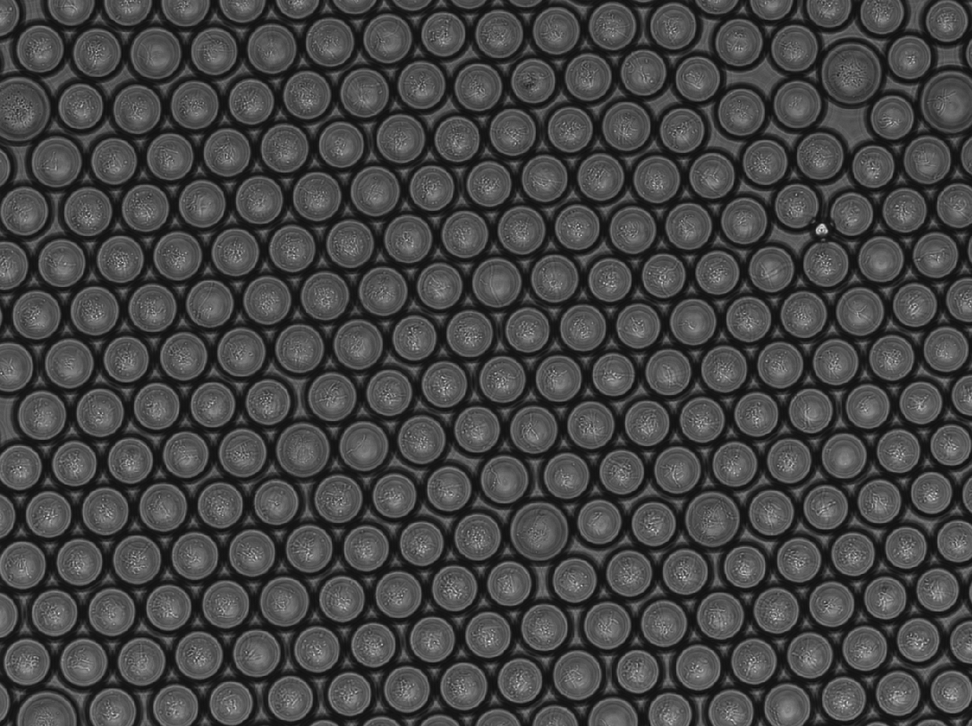
%> input picture droplet_histograms/Figure4/55um/NoAA_55um_1.BMP, 972 x 726 px, shrunk from 1239 x 926 before the run
$ octave dropletvariation_55um.m   (GNU Octave 9; MATLAB toolbox functions it lacks are replaced by stand-ins)
%> lines starting %> are read from the running program, lines starting %| are printed output that depends on the picture; in (x1, y1, x2, y2) boxes, pixels count from 0 and x2, y2 are one past the last pixel; in counts of white or black regions, pixels touching at a corner belong together; the program's own positions count from 1
%for normal microscopy image
image = imread('55um/NoAA_55um_1.BMP');
%> image is the input picture: size 726x972x3 uint8; min 15, max 241, mean 68.9
%for fluorescence image
image_fluor = (imread('55um/NoAA_55um_1-f.jpg'));
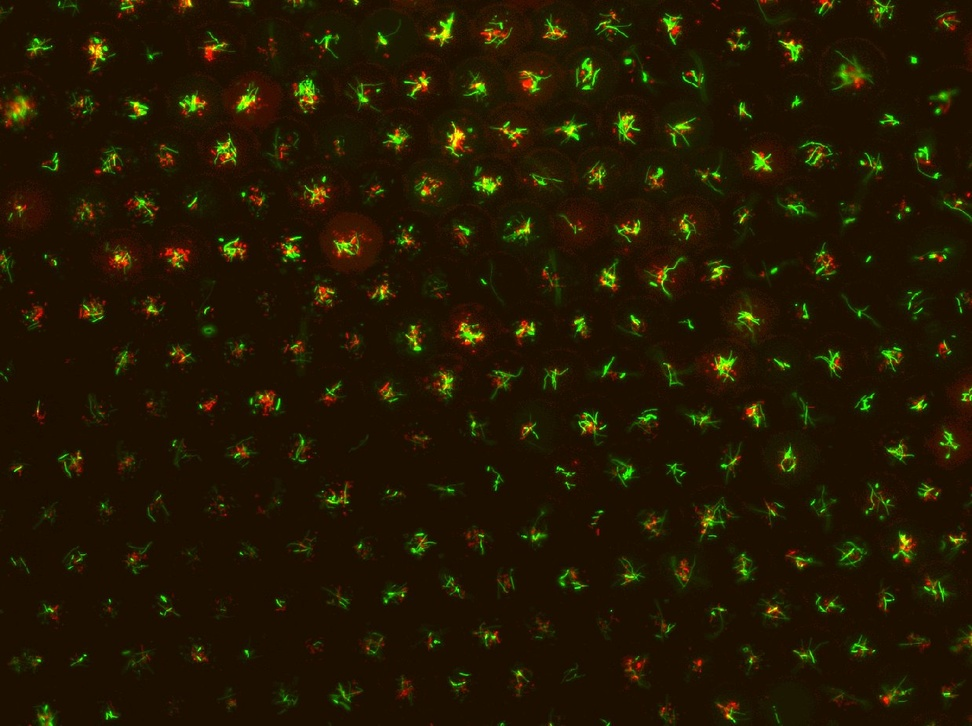
%> input picture droplet_histograms/Figure4/55um/NoAA_55um_1-f.jpg, 972 x 726 px, shrunk from 1239 x 926 before the run
%> image_fluor is the input picture: size 726x972x3 uint8; mean R, G, B 34.4, 24, 2.1
%detect droplets, may need to change sensitivity parameter to increase
%effectiveness
[centers,radii] = imfindcircles(image,[21 30],'Sensitivity',0.90);
%> centers = 246 rows, first 12: [826.2 507.8; 844.9 456.4; 713 519.5; 810.4 656; 510 584.5; 647.3 423.9; 291.1 699.3; 539.7 531.9; 754.3 662.1; 84.35 663; 654.2 524.5; 169.1 608.3]; radii = 246 values, max 29.44 at index 231, min 21.39 at index 232, mean 23.23
imshow(image)
imshow(image_fluor)
hold on
h = viscircles(centers, radii)
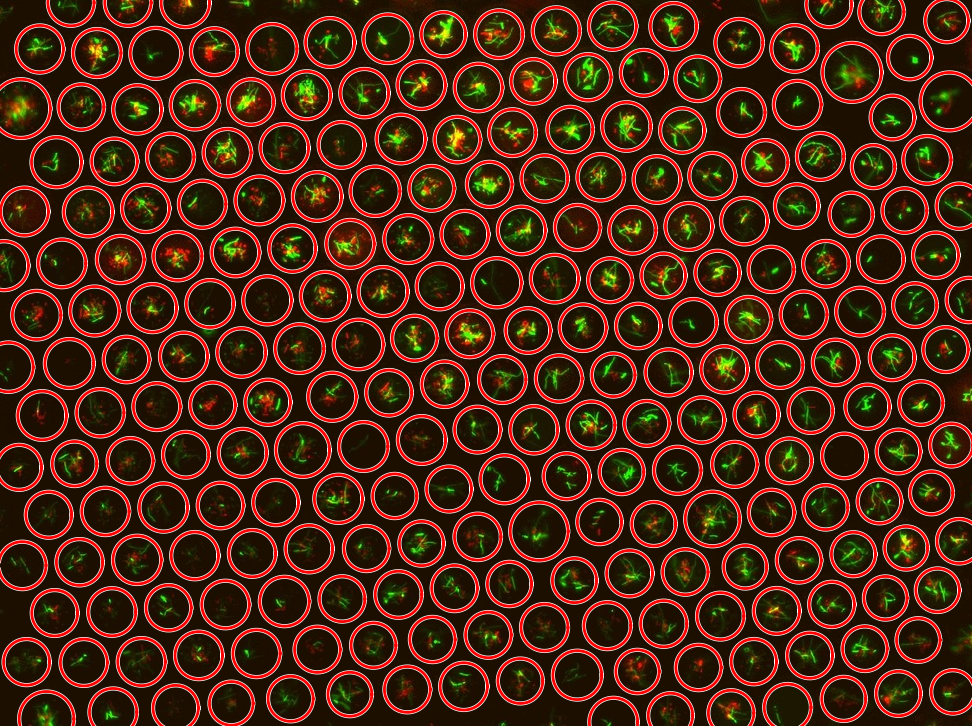
%> figure redrawn from the program's plot data
num_circles = length(centers);
%> num_circles = 246
hold off

intensity_tracker_55um = zeros(num_circles,1);

%go through each droplet and calculate and track brightness value
for n=1:num_circles
    center = centers(n,:);
    radius = radii(n);

    [xgrid, ygrid] = meshgrid(1:size(image,2), 1:size(image,1));
    mask = ((xgrid-center(1,1)).^2 + (ygrid-center(1,2)).^2) <= radius.^2;
    intensity_droplet = (image_fluor(mask));

    intensity=sum(intensity_droplet);
    norm_intensity = intensity/(radius.^2*pi);
    intensity_tracker_55um(n) = norm_intensity;
    %intensity_tracker_55um(n) = intensity;
end
%> this loop made 246 passes
%> (center, radius, intensity, norm_intensity) on passes 1 to 3: ([826.2 507.8], 22.2, 45121, 29.14), ([844.9 456.4], 22.3, 43760, 28.01), ([713 519.5], 27.29, 90637, 38.74)
%> pass 1, `mask = ((xgrid-center(1,1)).^2 + (ygrid-center(1,2)).^2) <= radius.^2;`:
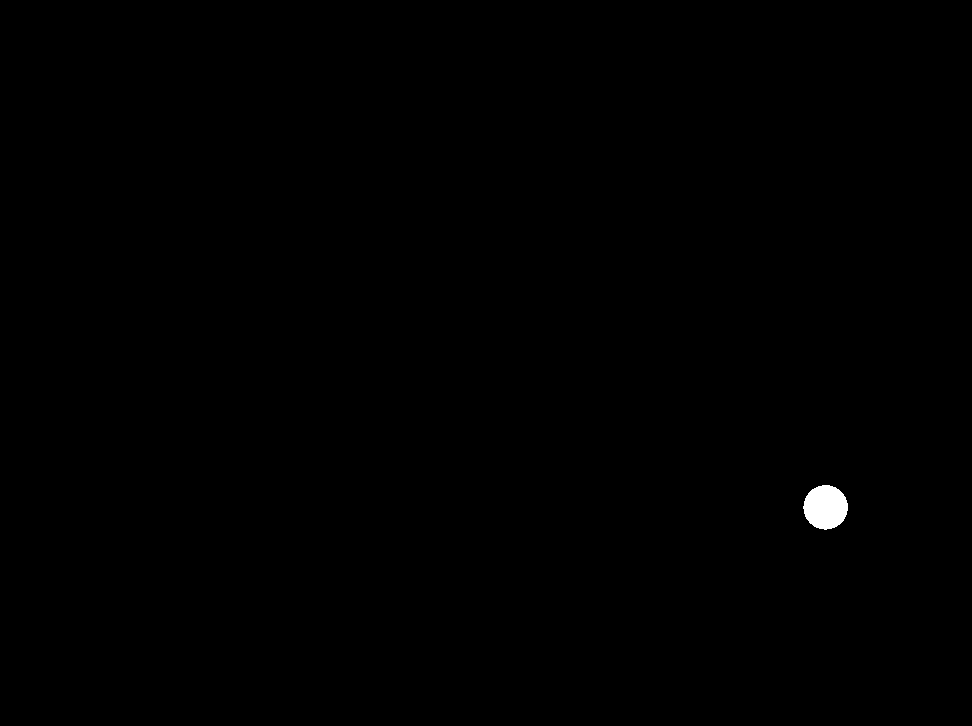
%> mask: size 726x972 logical; 0.22% white; 1 white region, box (x1, y1, x2, y2) and area: (803, 485, 848, 530) 1551
%> pass 2, `mask = ((xgrid-center(1,1)).^2 + (ygrid-center(1,2)).^2) <= radius.^2;`:
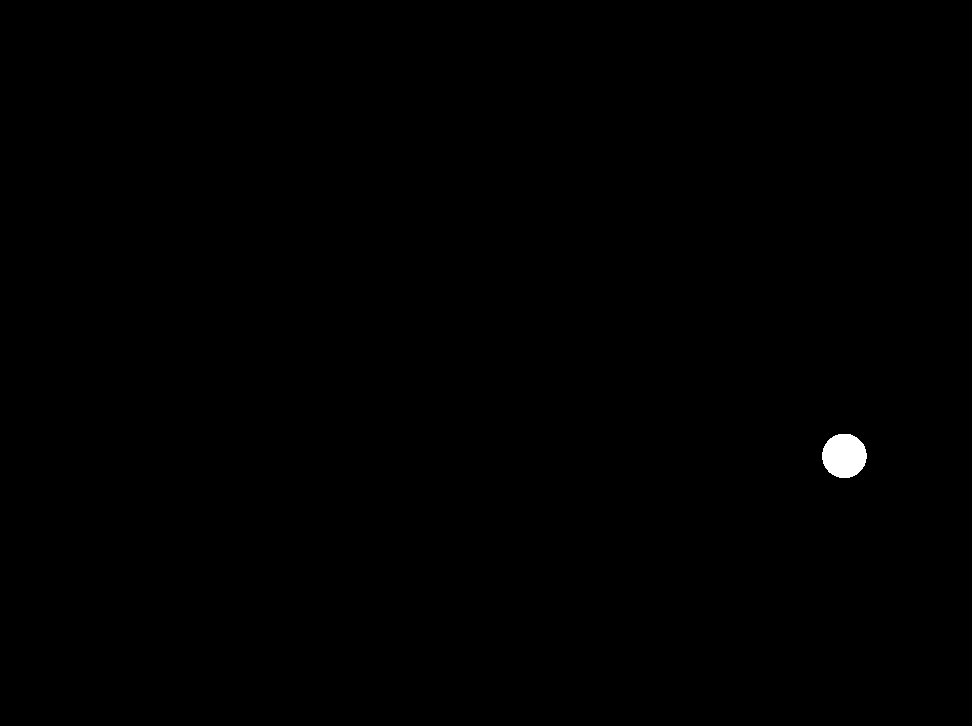
%> mask: size 726x972 logical; 0.22% white; 1 white region, box (x1, y1, x2, y2) and area: (822, 434, 867, 478) 1561
%> pass 3, `mask = ((xgrid-center(1,1)).^2 + (ygrid-center(1,2)).^2) <= radius.^2;`:
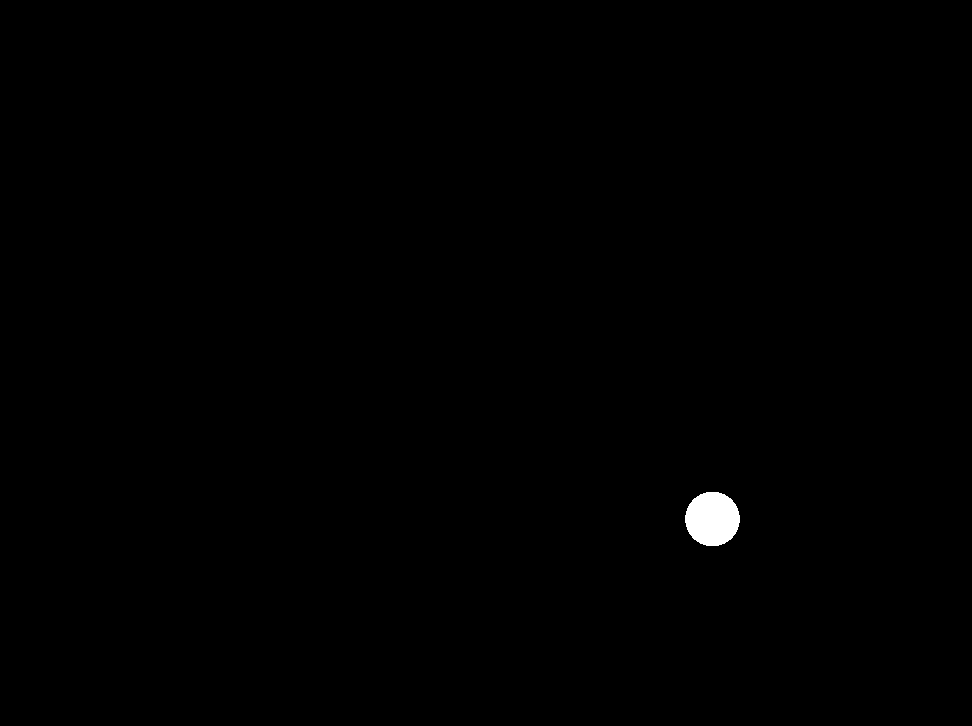
%> mask: size 726x972 logical; 0.33% white; 1 white region, box (x1, y1, x2, y2) and area: (685, 492, 740, 546) 2342
%> after the loop, intensity_tracker_55um = 246 values, max 79.87 at index 118, min 16.17 at index 244, mean 36.96

%make histogram
%droplet_average=mean(intensity_tracker_55um)
%droplet_std=std(intensity_tracker_55um)
%histogram(intensity_tracker_55um)
